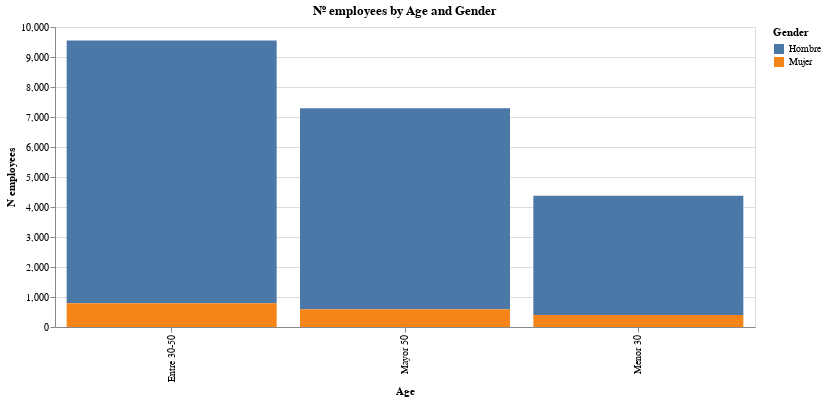

Notebook code for this chart:
### Markdown cell above
The majority of the employees are Men between 30-50 years

### Code cell
alt.Chart(n_employees, title="Nº employees by Age and Gender").mark_bar().encode( 
    y = 'N employees',
    x ='Age',
     color='Gender').properties(
    width=700,
    height=300
)

### Figure 1 — Vega-Lite specification as saved in the notebook (floating-point values rounded to 4 significant figures)
{"config": {"view": {"continuousWidth": 400, "continuousHeight": 300}}, "data": {"name": "data-d51a3d58eda3fc1bb7bc43d760423509"}, "mark": "bar", "encoding": {"color": {"type": "nominal", "field": "Gender"}, "x": {"type": "nominal", "field": "Age"}, "y": {"type": "quantitative", "field": "N employees"}}, "height": 300, "title": "Nº employees by Age and Gender", "width": 700, "$schema": "https://vega.github.io/schema/vega-lite/v4.8.1.json", "datasets": {"data-d51a3d58eda3fc1bb7bc43d760423509": [{"Age": "Entre 30-50", "Gender": "Hombre", "N employees": 8751, "Training hours": 10210000.0}, {"Age": "Entre 30-50", "Gender": "Mujer", "N employees": 795, "Training hours": 886800.0}, {"Age": "Mayor 50", "Gender": "Hombre", "N employees": 6694, "Training hours": 7848000.0}, {"Age": "Mayor 50", "Gender": "Mujer", "N employees": 595, "Training hours": 677600.0}, {"Age": "Menor 30", "Gender": "Hombre", "N employees": 3978, "Training hours": 4718000.0}, {"Age": "Menor 30", "Gender": "Mujer", "N employees": 397, "Training hours": 455700.0}]}}
